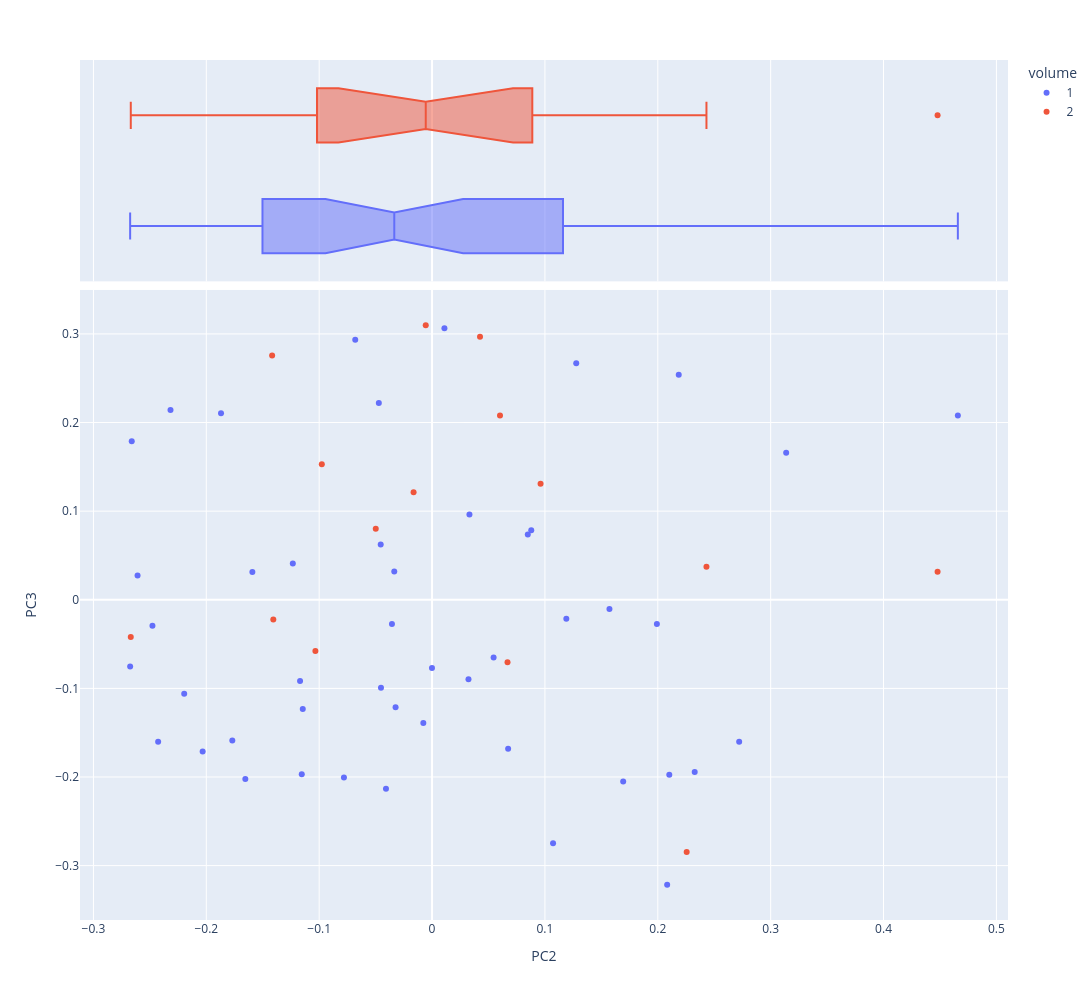

The notebook cell saved with this chart:
### Markdown cell above
## VIS PCA 2,3

### Code cell
fig3=vis_pcs(2,3,NEW,col='volume')
fig3.write_image('output/p2591-PC2.png')
fig3.show()

### Figure 1 — Plotly figure (JSON) as saved in the notebook; plotly's stock layout.template omitted (floating-point values rounded to 4 significant figures)
{"data": [{"hovertemplate": "<b>%{hovertext}</b><br><br>volume=1<br>PC2=%{x}<br>PC3=%{y}<extra></extra>", "hovertext": ["ASHPUTTEL", "BRIAR ROSE", "CAT AND MOUSE IN PARTNERSHIP", "CAT-SKIN", "CLEVER ELSIE", "CLEVER GRETEL", "CLEVER HANS", "FREDERICK AND CATHERINE", "FUNDEVOGEL", "HANS IN LUCK", "HANSEL AND GRETEL", "JORINDA AND JORINDEL", "KING GRISLY-BEARD", "MOTHER HOLLE", "OLD SULTAN", "RAPUNZEL", "RUMPELSTILTSKIN", "SNOWDROP", "SWEETHEART ROLAND", "THE ADVENTURES OF CHANTICLEER AND PARTLET", "THE DOG AND THE SPARROW", "THE ELVES AND THE SHOEMAKER", "THE FISHERMAN AND HIS WIFE", "THE FOX AND THE CAT", "THE FROG-PRINCE", "THE GOLDEN BIRD", "THE GOLDEN GOOSE", "THE JUNIPER-TREE", "THE LITTLE PEASANT", "THE MISER IN THE BUSH", "THE MOUSE, THE BIRD, AND THE SAUSAGE", "THE OLD MAN AND HIS GRANDSON", "THE PINK", "THE QUEEN BEE", "THE ROBBER BRIDEGROOM", "THE SEVEN RAVENS", "THE STORY OF THE YOUTH WHO WENT FORTH TO LEARN WHAT FEAR WAS", "THE STRAW, THE COAL, AND THE BEAN", "THE THREE LANGUAGES", "THE TRAVELLING MUSICIANS", "THE TWELVE HUNTSMEN", "THE VALIANT LITTLE TAILOR", "THE WEDDING OF MRS. FOX - PART I", "THE WEDDING OF MRS. FOX - PART II", "THE WHITE SNAKE", "THE WOLF AND THE SEVEN LITTLE KIDS", "TOM THUMB"], "legendgroup": "1", "marker": {"color": "#636efa", "symbol": "circle"}, "mode": "markers", "name": "1", "orientation": "v", "showlegend": true, "type": "scatter", "x": [0.08482, 0.1992, -0.2032, 0.2721, -0.177, -0.2675, -0.03346, -0.2609, 0.2102, -0.187, 0.1693, -0.1234, 0.119, 0.3137, 0.2186, 0.1072, -0.1145, 0.03313, -0.007731, -0.03553, -0.2661, -0.1592, -0.04549, -0.04525, 0.01096, 0.08788, -7.586e-05, -0.0323, -0.2196, -0.2317, -0.2427, -0.1169, 0.2083, -0.06805, -0.07806, -0.04715, -0.04083, -0.1654, -0.1154, -0.2477, 0.2327, 0.0674, 0.03226, 0.1572, 0.05453, 0.4658, 0.1277], "xaxis": "x", "y": [0.07354, -0.02741, -0.1712, -0.1601, -0.1587, -0.07522, 0.03198, 0.02726, -0.1975, 0.2106, -0.2052, 0.04086, -0.02139, 0.1659, 0.2538, -0.2749, -0.1232, 0.09615, -0.1391, -0.02748, 0.1788, 0.03137, 0.06234, -0.09931, 0.3063, 0.07837, -0.07699, -0.1212, -0.106, 0.2141, -0.1602, -0.09158, -0.3216, 0.2934, -0.2006, 0.2219, -0.2133, -0.2024, -0.1968, -0.02928, -0.1945, -0.1683, -0.08963, -0.01053, -0.06509, 0.208, 0.2669], "yaxis": "y"}, {"alignmentgroup": "True", "hovertemplate": "<b>%{hovertext}</b><br><br>volume=1<br>PC2=%{x}<extra></extra>", "hovertext": ["ASHPUTTEL", "BRIAR ROSE", "CAT AND MOUSE IN PARTNERSHIP", "CAT-SKIN", "CLEVER ELSIE", "CLEVER GRETEL", "CLEVER HANS", "FREDERICK AND CATHERINE", "FUNDEVOGEL", "HANS IN LUCK", "HANSEL AND GRETEL", "JORINDA AND JORINDEL", "KING GRISLY-BEARD", "MOTHER HOLLE", "OLD SULTAN", "RAPUNZEL", "RUMPELSTILTSKIN", "SNOWDROP", "SWEETHEART ROLAND", "THE ADVENTURES OF CHANTICLEER AND PARTLET", "THE DOG AND THE SPARROW", "THE ELVES AND THE SHOEMAKER", "THE FISHERMAN AND HIS WIFE", "THE FOX AND THE CAT", "THE FROG-PRINCE", "THE GOLDEN BIRD", "THE GOLDEN GOOSE", "THE JUNIPER-TREE", "THE LITTLE PEASANT", "THE MISER IN THE BUSH", "THE MOUSE, THE BIRD, AND THE SAUSAGE", "THE OLD MAN AND HIS GRANDSON", "THE PINK", "THE QUEEN BEE", "THE ROBBER BRIDEGROOM", "THE SEVEN RAVENS", "THE STORY OF THE YOUTH WHO WENT FORTH TO LEARN WHAT FEAR WAS", "THE STRAW, THE COAL, AND THE BEAN", "THE THREE LANGUAGES", "THE TRAVELLING MUSICIANS", "THE TWELVE HUNTSMEN", "THE VALIANT LITTLE TAILOR", "THE WEDDING OF MRS. FOX - PART I", "THE WEDDING OF MRS. FOX - PART II", "THE WHITE SNAKE", "THE WOLF AND THE SEVEN LITTLE KIDS", "TOM THUMB"], "legendgroup": "1", "marker": {"color": "#636efa", "symbol": "circle"}, "name": "1", "notched": true, "offsetgroup": "1", "showlegend": false, "type": "box", "x": [0.08482, 0.1992, -0.2032, 0.2721, -0.177, -0.2675, -0.03346, -0.2609, 0.2102, -0.187, 0.1693, -0.1234, 0.119, 0.3137, 0.2186, 0.1072, -0.1145, 0.03313, -0.007731, -0.03553, -0.2661, -0.1592, -0.04549, -0.04525, 0.01096, 0.08788, -7.586e-05, -0.0323, -0.2196, -0.2317, -0.2427, -0.1169, 0.2083, -0.06805, -0.07806, -0.04715, -0.04083, -0.1654, -0.1154, -0.2477, 0.2327, 0.0674, 0.03226, 0.1572, 0.05453, 0.4658, 0.1277], "xaxis": "x2", "yaxis": "y2"}, {"hovertemplate": "<b>%{hovertext}</b><br><br>volume=2<br>PC2=%{x}<br>PC3=%{y}<extra></extra>", "hovertext": ["DOCTOR KNOWALL", "IRON HANS", "LILY AND THE LION", "SNOW-WHITE AND ROSE-RED", "THE BLUE LIGHT", "THE FOUR CLEVER BROTHERS", "THE FOX AND THE HORSE", "THE GOOSE-GIRL", "THE KING OF THE GOLDEN MOUNTAIN", "THE RAVEN", "THE SALAD", "THE TURNIP", "THE TWELVE DANCING PRINCESSES", "THE WATER OF LIFE", "THE WILLOW-WREN AND THE BEAR"], "legendgroup": "2", "marker": {"color": "#EF553B", "symbol": "circle"}, "mode": "markers", "name": "2", "orientation": "v", "showlegend": true, "type": "scatter", "x": [-0.2669, 0.2256, -0.005594, 0.2431, 0.06686, -0.09768, -0.04988, 0.0602, -0.01635, -0.1406, -0.1033, -0.1417, 0.09614, 0.04249, 0.4479], "xaxis": "x", "y": [-0.04193, -0.2846, 0.3098, 0.03719, -0.07052, 0.1529, 0.0802, 0.2078, 0.1213, -0.02235, -0.05776, 0.2757, 0.1309, 0.2969, 0.03159], "yaxis": "y"}, {"alignmentgroup": "True", "hovertemplate": "<b>%{hovertext}</b><br><br>volume=2<br>PC2=%{x}<extra></extra>", "hovertext": ["DOCTOR KNOWALL", "IRON HANS", "LILY AND THE LION", "SNOW-WHITE AND ROSE-RED", "THE BLUE LIGHT", "THE FOUR CLEVER BROTHERS", "THE FOX AND THE HORSE", "THE GOOSE-GIRL", "THE KING OF THE GOLDEN MOUNTAIN", "THE RAVEN", "THE SALAD", "THE TURNIP", "THE TWELVE DANCING PRINCESSES", "THE WATER OF LIFE", "THE WILLOW-WREN AND THE BEAR"], "legendgroup": "2", "marker": {"color": "#EF553B", "symbol": "circle"}, "name": "2", "notched": true, "offsetgroup": "2", "showlegend": false, "type": "box", "x": [-0.2669, 0.2256, -0.005594, 0.2431, 0.06686, -0.09768, -0.04988, 0.0602, -0.01635, -0.1406, -0.1033, -0.1417, 0.09614, 0.04249, 0.4479], "xaxis": "x2", "yaxis": "y2"}], "layout": {"height": 1000, "legend": {"title": {"text": "volume"}, "tracegroupgap": 0}, "margin": {"t": 60}, "width": 1200, "xaxis": {"anchor": "y", "domain": [0, 1], "title": {"text": "PC2"}}, "xaxis2": {"anchor": "y2", "domain": [0, 1], "matches": "x", "showgrid": true, "showticklabels": false}, "yaxis": {"anchor": "x", "domain": [0, 0.7326], "title": {"text": "PC3"}}, "yaxis2": {"anchor": "x2", "domain": [0.7426, 1], "matches": "y2", "showgrid": false, "showline": false, "showticklabels": false, "ticks": ""}}}
